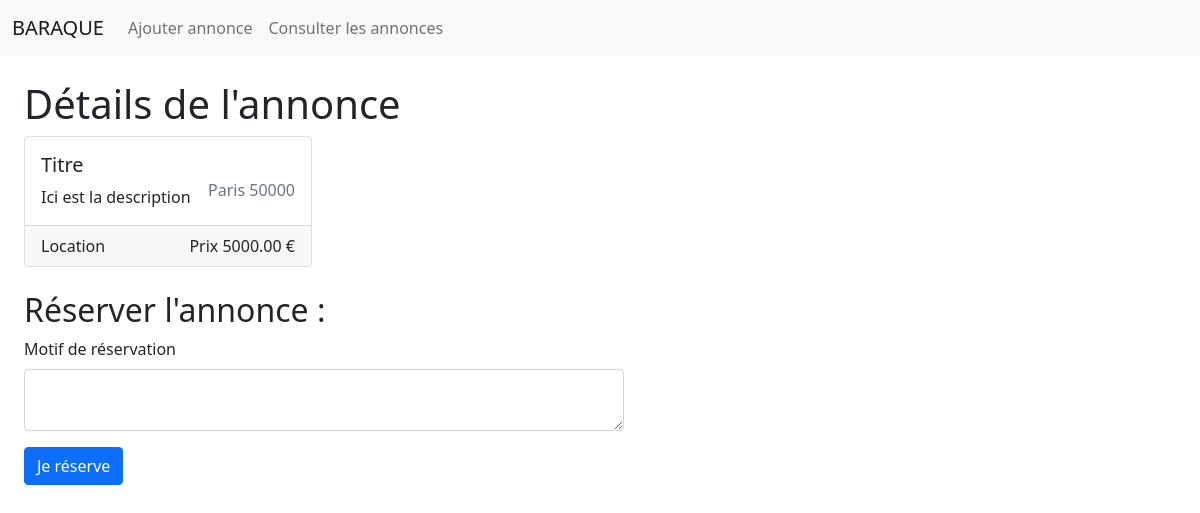
The app's page /pages/annonce.php?id=17 with its own data.
### tables this page shows
CREATE TABLE `advert` (
  `id` int(11) NOT NULL,
  `title` varchar(255) DEFAULT NULL,
  `description` varchar(255) DEFAULT NULL,
  `postal_code` varchar(255) DEFAULT NULL,
  `city` varchar(255) DEFAULT NULL,
  `type` enum('location','vente') DEFAULT NULL,
  `price` decimal(10,2) DEFAULT NULL,
  `reservation_message` varchar(255) DEFAULT NULL
);

### functions/requests.php (called while the page is built, shortened)
<?php
function recupererAnnonce($id) {
  $pdo = new PDO('mysql:host=localhost;dbname=appart', "root", "", array(PDO::ATTR_ERRMODE=>PDO::ERRMODE_WARNING));
  $req="SELECT * FROM advert WHERE id = :id;";
  $request = $pdo->prepare($req);
  $request->bindParam(':id', $id);
  $request->execute();
  return $request->fetch();
}
?>

### pages/annonce.php (the view, shortened to what this page needs)
<?php
require_once '../functions/requests.php';
require_once '../templates/header.php';
$annonce = recupererAnnonce($_GET['id']);
$estReservee = $annonce['reservation_message'] != "";
$messageReservation = "";
$badge = "";
$reservationForm = "";
if(!$estReservee) {
  $reservationForm=<<<HTML
    <form style="width: 600px; margin-top: 24px;" action="/pages/annonce.php?id={$annonce['id']}" method="POST">
      <h2>Réserver l'annonce :</h2>
      <div class="mb-3">
        <label for="reservation_message" class="form-label">Motif de réservation</label>
        <textarea name="reservation_message" class="form-control" id="reservation_message"></textarea>
      </div>
      <input type="hidden" name="id" value="{$annonce['id']}">
      <button type="submit" class="btn btn-primary">Je réserve</button>
    </form>
HTML;
}
$html =<<<HTML
<div style="padding: 24px;">
  <h1>Détails de l'annonce</h1>
  <div class="card" style="width: 18rem;">
    <div class="card-body">
      <h5 class="card-title">{$badge}{$annonce['title']}</h5>
      <h6 class="card-subtitle mb-2 text-muted" style="float: right;">{$annonce['city']} {$annonce['postal_code']}</h6>
      <p class="card-text">{$annonce['description']}</p>
      $messageReservation
    </div>
    <div class="card-footer">
      <span style="text-transform: capitalize; float: left;">{$annonce['type']}</span>
      <span style="float: right;">Prix {$annonce['price']} €</span>
    </div>
  </div>
  $reservationForm
</div>
HTML;
echo $html;
require_once '../templates/footer.php';
?>

### records on screen
advert: title "Titre", city "Paris", postal_code "50000", description "Ici est la description", type "Location", price "5000.00"
